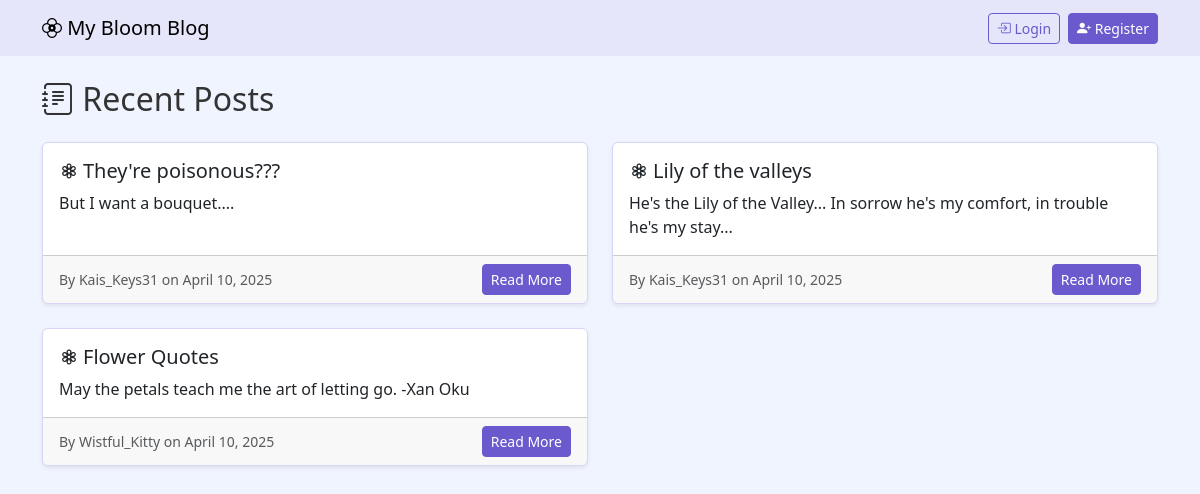
The app's page /, older data.
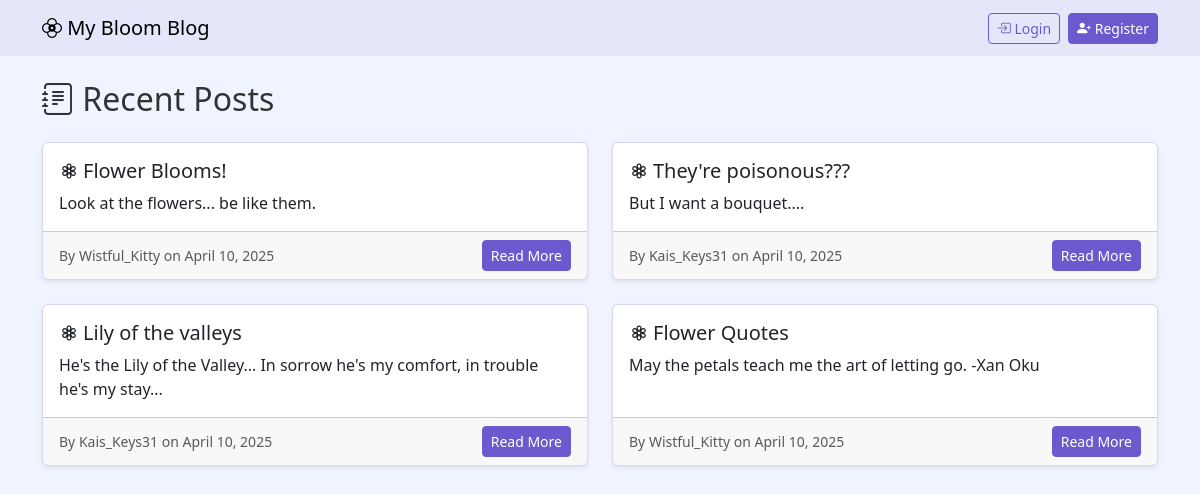
The same page, newer data.
### blog/models.py (models this page shows, shortened)
class Post(models.Model):
    title = models.CharField(max_length=200)
    content = models.TextField()
    author = models.ForeignKey(User, on_delete=models.CASCADE)
    created_at = models.DateTimeField(auto_now_add=True)
    updated_at = models.DateTimeField(auto_now=True)
    image = models.ImageField(upload_to='post_images/', null=True, blank=True)

### blog/views.py (the view)
# urls.py: 2. Add a URL to urlpatterns:  path('', views.home, name='home')
def home(request):
    posts = Post.objects.all().order_by('-created_at')
    return render(request, 'blog/home.html', {'posts': posts})

### blog/templates/blog/home.html (shortened to what this page needs)
{% extends 'blog/base.html' %}
{% block content %}
<h2 class="mb-4"><i class="bi bi-journal-text"></i> Recent Posts</h2>
<div class="row">
    {% for post in posts %}
        <div class="col-md-6 mb-4">
            <div class="card shadow-sm h-100">
                <div class="card-body">
                    <h5 class="card-title"><i class="bi bi-flower3 me-1"></i>{{ post.title }}</h5>
                    <p class="card-text">{{ post.content|truncatewords:30 }}</p>
                </div>
                <div class="card-footer text-muted d-flex justify-content-between align-items-center">
                    <small>By {{ post.author.username }} on {{ post.created_at|date:"F j, Y" }}</small>
                    <a href="{% url 'post_detail' post.id %}" class="btn btn-sm btn-primary">Read More</a>
                </div>
            </div>
        </div>
    {% empty %}
        <p>No posts available.</p>
    {% endfor %}
</div>
{% endblock %}

### blog/templates/blog/base.html (shortened to what this page needs)
<!DOCTYPE html>
<html lang="en">
<head>
    <link href="https://cdn.jsdelivr.net/npm/bootstrap@5.3.0/dist/css/bootstrap.min.css" rel="stylesheet">
    <link href="https://cdn.jsdelivr.net/npm/bootstrap-icons@1.10.3/font/bootstrap-icons.css" rel="stylesheet">
</head>
<body>
<nav class="navbar navbar-expand-lg mb-4">
    <div class="container">
        <a class="navbar-brand" href="{% url 'home' %}">
            <i class="bi bi-flower2"></i> My Bloom Blog
        </a>
        <div class="d-flex">
            {% if user.is_authenticated %}
                <span class="me-2"><i class="bi bi-person-fill"></i> {{ user.username }}</span>
                <a href="{% url 'post_create' %}" class="btn btn-sm btn-success me-2">
                    <i class="bi bi-pencil-square"></i> New Post
                </a>
                <a href="{% url 'logout' %}" class="btn btn-sm btn-outline-danger">
                    <i class="bi bi-box-arrow-right"></i> Logout
                </a>
            {% else %}
                <a href="{% url 'login' %}" class="btn btn-sm btn-outline-primary">
                    <i class="bi bi-box-arrow-in-right"></i> Login
                </a>
                <a href="{% url 'register' %}" class="btn btn-sm btn-primary ms-2">
                    <i class="bi bi-person-plus-fill"></i> Register
                </a>
            {% endif %}
        </div>
    </div>
</nav>
<div class="container">
    {% block content %}{% endblock %}
</div>
</body>
</html>

### blog/templates/blog/base.html (style rules this page uses)
body { background: #f0f4ff; color: #333; }
.navbar { background-color: #e6e6fa; }
.card { border-color: #d6d6f5; }
.btn-primary { background-color: #6a5acd; border-color: #6a5acd; }
.btn-outline-primary { color: #6a5acd; border-color: #6a5acd; }

Row changes from the older to the newer data that the page shows:
added Post: title "Flower Blooms!", content "Look at the flowers... be like them.", author.username "Wistful_Kitty", created_at "April 10, 2025"
